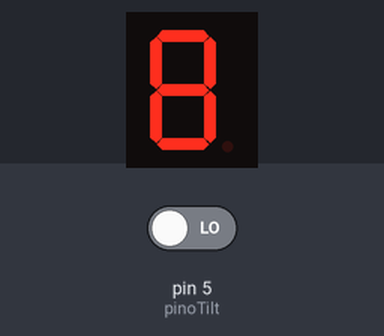
Bench run of a sketch on a simulated Arduino Uno, built with avr-gcc and run on an emulated ATmega328P. On the bench: 1-digit seven-segment display. Wiring (inferred from the names in the program): 1-digit 7-segment display, segments lit when LOW: segments pin 12, pin 13, pin 9, pin 8, pin 7, pin 11, pin 10. The test bench sets the inputs (shaded band); at power-on: pin 5 (pinoTilt) LOW. Random numbers use the default seed unless the sketch sets one; the segment pins are drawn as the display they are named for.

Above: at 1.2 s.
1.3 s: pin 5 (pinoTilt) driven HIGH
At 3.96 s:
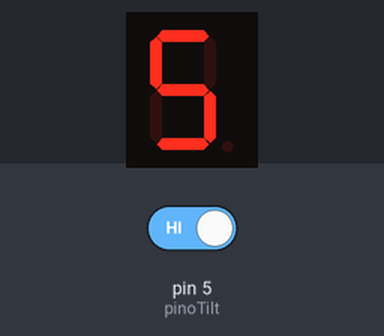
4.3 s: pin 5 (pinoTilt) driven LOW
At 8.2 s:
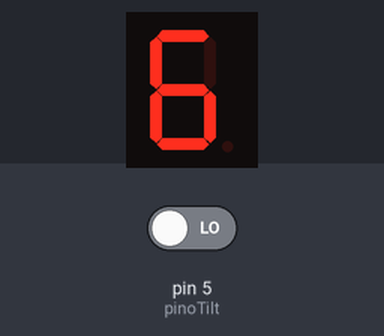
Timing chart, 0 to 9.7 s (numbered marks = the images above; inputs shaded):
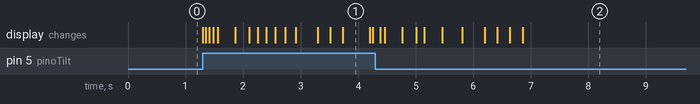

The sketch:

Projeto15.ino
```cpp
// Projeto 15 - Dado Eletrônico
// Autor: ACNP / Prof. Augusto Queiroz

// Definicao dos pinos para cada segmento do display (igual ao Projeto 14)
int segA = 12;
int segB = 13;
int segC = 9;
int segD = 8;
int segE = 7;
int segF = 11;
int segG = 10;

// Pino do Sensor de Vibracao/Inclinacao
int pinoTilt = 5;

void setup()
{
    // Configura todos os pinos dos segmentos como saida
    pinMode(segA, OUTPUT);
    pinMode(segB, OUTPUT);
    pinMode(segC, OUTPUT);
    pinMode(segD, OUTPUT);
    pinMode(segE, OUTPUT);
    pinMode(segF, OUTPUT);
    pinMode(segG, OUTPUT);

    // Configura o sensor tilt como entrada
    // Se o seu modulo nao tiver resistor, use INPUT_PULLUP
    pinMode(pinoTilt, INPUT);

    // Inicia o gerador de numeros aleatorios com um ruido de uma porta vazia
    randomSeed(analogRead(A5));
}

void loop()
{
    // Se o sensor detectar movimento (agitar o dado)
    if (digitalRead(pinoTilt) == HIGH)
    {
        jogaDado(); // Chama a funcao que faz o "sorteio"
    }
}

void jogaDado()
{
    // Faz uma animacao rapida antes de parar (efeito de roleta)
    // Repete 20 vezes, ficando cada vez mais lento
    for (int i = 0; i < 20; i++)
    {
        int sorteio = random(1, 7); // Sorteia um numero entre 1 e 6 (padrao de dado)

        // Mostra o numero sorteado momentaneamente
        if (sorteio == 1)
            acende1();
        if (sorteio == 2)
            acende2();
        if (sorteio == 3)
            acende3();
        if (sorteio == 4)
            acende4();
        if (sorteio == 5)
            acende5();
        if (sorteio == 6)
            acende6();

        // O tempo de espera aumenta a cada volta do loop (i * 10)
        // Começa rapido (50ms) e termina lento (250ms)
        delay(50 + (i * 10));
    }
}

// --- Funcoes para desenhar os numeros (Reutilizadas do Projeto 14) ---

void acende1()
{
    digitalWrite(segA, HIGH);
    digitalWrite(segB, LOW);
    digitalWrite(segC, LOW);
    digitalWrite(segD, HIGH);
    digitalWrite(segE, HIGH);
    digitalWrite(segF, HIGH);
    digitalWrite(segG, HIGH);
}

void acende2()
{
    digitalWrite(segA, LOW);
    digitalWrite(segB, LOW);
    digitalWrite(segC, HIGH);
    digitalWrite(segD, LOW);
    digitalWrite(segE, LOW);
    digitalWrite(segF, HIGH);
    digitalWrite(segG, LOW);
}

void acende3()
{
    digitalWrite(segA, LOW);
    digitalWrite(segB, LOW);
    digitalWrite(segC, LOW);
    digitalWrite(segD, LOW);
    digitalWrite(segE, HIGH);
    digitalWrite(segF, HIGH);
    digitalWrite(segG, LOW);
}

void acende4()
{
    digitalWrite(segA, HIGH);
    digitalWrite(segB, LOW);
    digitalWrite(segC, LOW);
    digitalWrite(segD, HIGH);
    digitalWrite(segE, HIGH);
    digitalWrite(segF, LOW);
    digitalWrite(segG, LOW);
}

void acende5()
{
    digitalWrite(segA, LOW);
    digitalWrite(segB, HIGH);
    digitalWrite(segC, LOW);
    digitalWrite(segD, LOW);
    digitalWrite(segE, HIGH);
    digitalWrite(segF, LOW);
    digitalWrite(segG, LOW);
}

void acende6()
{
    digitalWrite(segA, LOW);
    digitalWrite(segB, HIGH);
    digitalWrite(segC, LOW);
    digitalWrite(segD, LOW);
    digitalWrite(segE, LOW);
    digitalWrite(segF, LOW);
    digitalWrite(segG, LOW);
}

// Funcoes extras caso queira fazer um dado de RPG de 0 a 9

void acende0()
{
    digitalWrite(segA, LOW);
    digitalWrite(segB, LOW);
    digitalWrite(segC, LOW);
    digitalWrite(segD, LOW);
    digitalWrite(segE, LOW);
    digitalWrite(segF, LOW);
    digitalWrite(segG, HIGH);
}

void acende7()
{
    digitalWrite(segA, LOW);
    digitalWrite(segB, LOW);
    digitalWrite(segC, LOW);
    digitalWrite(segD, HIGH);
    digitalWrite(segE, HIGH);
    digitalWrite(segF, HIGH);
    digitalWrite(segG, HIGH);
}

void acende8()
{
    digitalWrite(segA, LOW);
    digitalWrite(segB, LOW);
    digitalWrite(segC, LOW);
    digitalWrite(segD, LOW);
    digitalWrite(segE, LOW);
    digitalWrite(segF, LOW);
    digitalWrite(segG, LOW);
}

void acende9()
{
    digitalWrite(segA, LOW);
    digitalWrite(segB, LOW);
    digitalWrite(segC, LOW);
    digitalWrite(segD, LOW);
    digitalWrite(segE, HIGH);
    digitalWrite(segF, LOW);
    digitalWrite(segG, LOW);
}
```

Measured:
- after the input at 1.3 s, the display: first changes at once (image 1 shows a later state)
- what the display in image 1 shows lasts 0.5 s, from 3.7 s to 4.2 s
